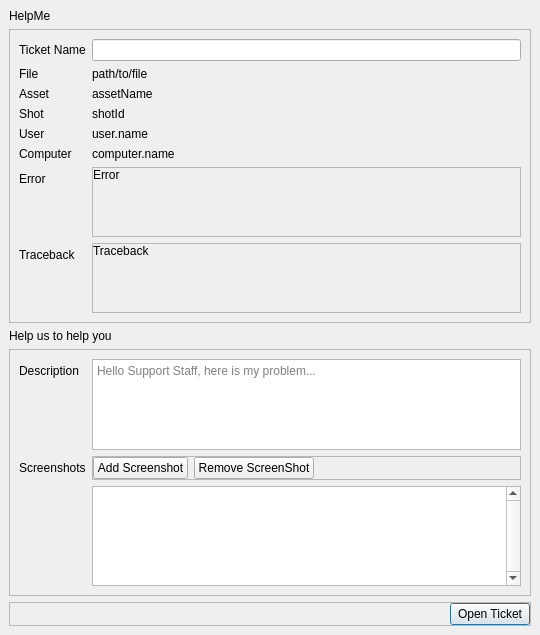
<?xml version="1.0" encoding="UTF-8"?>
<ui version="4.0">
 <class>helpme_widget</class>
 <widget class="QWidget" name="helpme_widget">
  <property name="geometry">
   <rect>
    <x>0</x>
    <y>0</y>
    <width>540</width>
    <height>635</height>
   </rect>
  </property>
  <property name="windowTitle">
   <string>Form</string>
  </property>
  <layout class="QVBoxLayout" name="verticalLayout">
   <property name="leftMargin">
    <number>0</number>
   </property>
   <property name="topMargin">
    <number>0</number>
   </property>
   <property name="rightMargin">
    <number>0</number>
   </property>
   <property name="bottomMargin">
    <number>0</number>
   </property>
   <item>
    <widget class="QWidget" name="main_widget" native="true">
     <layout class="QVBoxLayout" name="verticalLayout_2">
      <item>
       <widget class="QLabel" name="label_title">
        <property name="sizePolicy">
         <sizepolicy hsizetype="Preferred" vsizetype="Fixed">
          <horstretch>0</horstretch>
          <verstretch>0</verstretch>
         </sizepolicy>
        </property>
        <property name="text">
         <string>HelpMe</string>
        </property>
        <property name="tag" stdset="0">
         <string>H2</string>
        </property>
       </widget>
      </item>
      <item>
       <widget class="QFrame" name="frame_info">
        <property name="frameShape">
         <enum>QFrame::Shape::StyledPanel</enum>
        </property>
        <property name="frameShadow">
         <enum>QFrame::Shadow::Raised</enum>
        </property>
        <layout class="QFormLayout" name="formLayout">
         <item row="0" column="0">
          <widget class="QLabel" name="l_name">
           <property name="text">
            <string>Ticket Name</string>
           </property>
          </widget>
         </item>
         <item row="0" column="1">
          <widget class="QLineEdit" name="le_name"/>
         </item>
         <item row="1" column="0">
          <widget class="QLabel" name="l_file">
           <property name="text">
            <string>File</string>
           </property>
          </widget>
         </item>
         <item row="1" column="1">
          <widget class="QLabel" name="label_file">
           <property name="text">
            <string>path/to/file</string>
           </property>
          </widget>
         </item>
         <item row="2" column="0">
          <widget class="QLabel" name="l_asset">
           <property name="text">
            <string>Asset</string>
           </property>
          </widget>
         </item>
         <item row="2" column="1">
          <widget class="QLabel" name="label_asset">
           <property name="text">
            <string>assetName</string>
           </property>
          </widget>
         </item>
         <item row="3" column="0">
          <widget class="QLabel" name="l_shot">
           <property name="text">
            <string>Shot</string>
           </property>
          </widget>
         </item>
         <item row="3" column="1">
          <widget class="QLabel" name="label_shot">
           <property name="text">
            <string>shotId</string>
           </property>
          </widget>
         </item>
         <item row="4" column="0">
          <widget class="QLabel" name="l_user">
           <property name="text">
            <string>User</string>
           </property>
          </widget>
         </item>
         <item row="5" column="0">
          <widget class="QLabel" name="l_computer">
           <property name="text">
            <string>Computer</string>
           </property>
          </widget>
         </item>
         <item row="4" column="1">
          <widget class="QLabel" name="label_user">
           <property name="text">
            <string>user.name</string>
           </property>
          </widget>
         </item>
         <item row="5" column="1">
          <widget class="QLabel" name="label_computer">
           <property name="text">
            <string>computer.name</string>
           </property>
          </widget>
         </item>
         <item row="6" column="0">
          <widget class="QLabel" name="l_error">
           <property name="text">
            <string>Error</string>
           </property>
          </widget>
         </item>
         <item row="7" column="0">
          <widget class="QLabel" name="l_traceback">
           <property name="text">
            <string>Traceback</string>
           </property>
          </widget>
         </item>
         <item row="6" column="1">
          <widget class="QScrollArea" name="sa_error">
           <property name="widgetResizable">
            <bool>true</bool>
           </property>
           <widget class="QWidget" name="sa_error_contents">
            <property name="geometry">
             <rect>
              <x>0</x>
              <y>0</y>
              <width>423</width>
              <height>54</height>
             </rect>
            </property>
            <layout class="QVBoxLayout" name="verticalLayout_3">
             <property name="leftMargin">
              <number>0</number>
             </property>
             <property name="topMargin">
              <number>0</number>
             </property>
             <property name="rightMargin">
              <number>0</number>
             </property>
             <property name="bottomMargin">
              <number>0</number>
             </property>
             <item>
              <widget class="QLabel" name="label_error">
               <property name="text">
                <string>Error</string>
               </property>
               <property name="alignment">
                <set>Qt::AlignmentFlag::AlignLeading|Qt::AlignmentFlag::AlignLeft|Qt::AlignmentFlag::AlignTop</set>
               </property>
               <property name="status" stdset="0">
                <string>code</string>
               </property>
              </widget>
             </item>
            </layout>
           </widget>
          </widget>
         </item>
         <item row="7" column="1">
          <widget class="QScrollArea" name="sa_traceback">
           <property name="widgetResizable">
            <bool>true</bool>
           </property>
           <widget class="QWidget" name="sa_traceback_contents">
            <property name="geometry">
             <rect>
              <x>0</x>
              <y>0</y>
              <width>423</width>
              <height>54</height>
             </rect>
            </property>
            <layout class="QVBoxLayout" name="verticalLayout_4">
             <property name="leftMargin">
              <number>0</number>
             </property>
             <property name="topMargin">
              <number>0</number>
             </property>
             <property name="rightMargin">
              <number>0</number>
             </property>
             <property name="bottomMargin">
              <number>0</number>
             </property>
             <item>
              <widget class="QLabel" name="label_traceback">
               <property name="text">
                <string>Traceback</string>
               </property>
               <property name="alignment">
                <set>Qt::AlignmentFlag::AlignLeading|Qt::AlignmentFlag::AlignLeft|Qt::AlignmentFlag::AlignTop</set>
               </property>
               <property name="status" stdset="0">
                <string>code</string>
               </property>
              </widget>
             </item>
            </layout>
           </widget>
          </widget>
         </item>
        </layout>
       </widget>
      </item>
      <item>
       <widget class="QLabel" name="label_help_us">
        <property name="text">
         <string>Help us to help you</string>
        </property>
        <property name="tag" stdset="0">
         <string>H2</string>
        </property>
       </widget>
      </item>
      <item>
       <widget class="QFrame" name="frame_context">
        <property name="frameShape">
         <enum>QFrame::Shape::StyledPanel</enum>
        </property>
        <property name="frameShadow">
         <enum>QFrame::Shadow::Raised</enum>
        </property>
        <layout class="QFormLayout" name="formLayout_2">
         <item row="0" column="0">
          <widget class="QLabel" name="l_description">
           <property name="text">
            <string>Description</string>
           </property>
          </widget>
         </item>
         <item row="1" column="0">
          <widget class="QLabel" name="l_screenshots">
           <property name="text">
            <string>Screenshots</string>
           </property>
          </widget>
         </item>
         <item row="2" column="0">
          <widget class="QLabel" name="l_empty">
           <property name="text">
            <string/>
           </property>
          </widget>
         </item>
         <item row="2" column="1">
          <widget class="QListWidget" name="list_screenshots">
           <property name="minimumSize">
            <size>
             <width>0</width>
             <height>100</height>
            </size>
           </property>
           <property name="verticalScrollBarPolicy">
            <enum>Qt::ScrollBarPolicy::ScrollBarAlwaysOn</enum>
           </property>
           <property name="editTriggers">
            <set>QAbstractItemView::EditTrigger::NoEditTriggers</set>
           </property>
           <property name="showDropIndicator" stdset="0">
            <bool>false</bool>
           </property>
           <property name="dragDropMode">
            <enum>QAbstractItemView::DragDropMode::DragDrop</enum>
           </property>
           <property name="defaultDropAction">
            <enum>Qt::DropAction::IgnoreAction</enum>
           </property>
           <property name="viewMode">
            <enum>QListView::ViewMode::IconMode</enum>
           </property>
          </widget>
         </item>
         <item row="1" column="1">
          <widget class="QFrame" name="frame">
           <property name="frameShape">
            <enum>QFrame::Shape::StyledPanel</enum>
           </property>
           <property name="frameShadow">
            <enum>QFrame::Shadow::Raised</enum>
           </property>
           <layout class="QHBoxLayout" name="horizontalLayout_2">
            <property name="leftMargin">
             <number>0</number>
            </property>
            <property name="topMargin">
             <number>0</number>
            </property>
            <property name="rightMargin">
             <number>0</number>
            </property>
            <property name="bottomMargin">
             <number>0</number>
            </property>
            <item>
             <widget class="QPushButton" name="pb_add_screenshot">
              <property name="text">
               <string>Add Screenshot</string>
              </property>
              <property name="status" stdset="0">
               <string>important</string>
              </property>
             </widget>
            </item>
            <item>
             <widget class="QPushButton" name="pb_remove_screenshot">
              <property name="text">
               <string>Remove ScreenShot</string>
              </property>
              <property name="status" stdset="0">
               <string>danger</string>
              </property>
             </widget>
            </item>
            <item>
             <spacer name="horizontalSpacer_2">
              <property name="orientation">
               <enum>Qt::Orientation::Horizontal</enum>
              </property>
              <property name="sizeHint" stdset="0">
               <size>
                <width>40</width>
                <height>20</height>
               </size>
              </property>
             </spacer>
            </item>
           </layout>
          </widget>
         </item>
         <item row="0" column="1">
          <widget class="QPlainTextEdit" name="text_edit_description">
           <property name="placeholderText">
            <string>Hello Support Staff, here is my problem...</string>
           </property>
          </widget>
         </item>
        </layout>
       </widget>
      </item>
      <item>
       <widget class="QFrame" name="frame_bottom">
        <property name="sizePolicy">
         <sizepolicy hsizetype="Preferred" vsizetype="Fixed">
          <horstretch>0</horstretch>
          <verstretch>0</verstretch>
         </sizepolicy>
        </property>
        <property name="frameShape">
         <enum>QFrame::Shape::StyledPanel</enum>
        </property>
        <property name="frameShadow">
         <enum>QFrame::Shadow::Raised</enum>
        </property>
        <layout class="QHBoxLayout" name="horizontalLayout">
         <property name="leftMargin">
          <number>0</number>
         </property>
         <property name="topMargin">
          <number>0</number>
         </property>
         <property name="rightMargin">
          <number>0</number>
         </property>
         <property name="bottomMargin">
          <number>0</number>
         </property>
         <item>
          <spacer name="horizontalSpacer">
           <property name="orientation">
            <enum>Qt::Orientation::Horizontal</enum>
           </property>
           <property name="sizeHint" stdset="0">
            <size>
             <width>40</width>
             <height>20</height>
            </size>
           </property>
          </spacer>
         </item>
         <item>
          <widget class="QPushButton" name="button_open_ticket">
           <property name="minimumSize">
            <size>
             <width>80</width>
             <height>0</height>
            </size>
           </property>
           <property name="text">
            <string>Open Ticket</string>
           </property>
           <property name="autoDefault">
            <bool>true</bool>
           </property>
           <property name="default">
            <bool>true</bool>
           </property>
           <property name="status" stdset="0">
            <string>important</string>
           </property>
          </widget>
         </item>
        </layout>
       </widget>
      </item>
     </layout>
    </widget>
   </item>
  </layout>
 </widget>
 <resources/>
 <connections/>
</ui>
